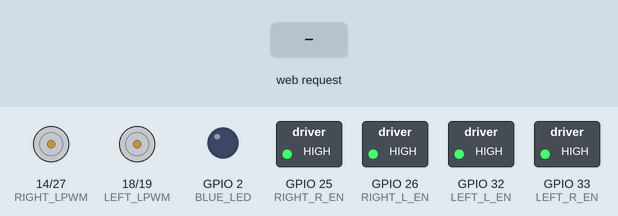
The sketch below on a simulated ESP32. Shown: motor-driver pin pairs drawn as motors (green arrow = first pin HIGH = forward, orange = second pin HIGH = backward, longer = more drive), switched loads named in the sketch (green lamp = pin HIGH), output pins drawn as LEDs (lit = HIGH). The inputs (shaded band) are chosen by the test bench.

Above: at 1.2 s.
1.3 s: HTTP request GET /joy?x=120 received
At 2.9 s:
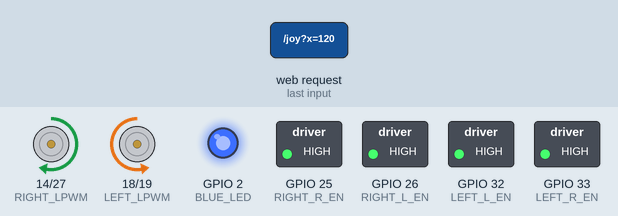
3.4 s: HTTP request GET /joy?y=120 received
At 5.1 s:
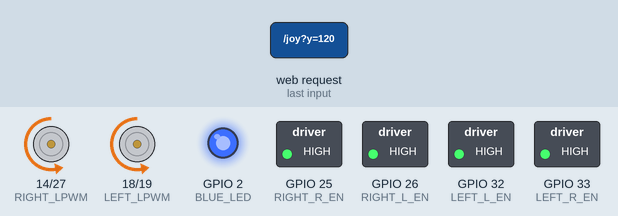
6.4 s: HTTP request GET /joy received
At 6.85 s:
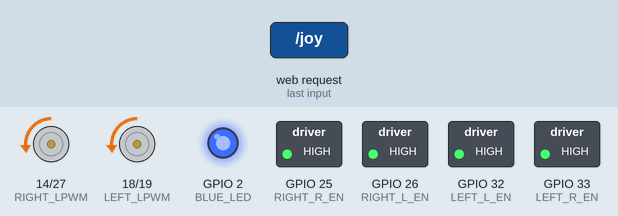
8.5 s: HTTP request GET /joy?x=120&y=120&value=120 received
At 9.5 s:
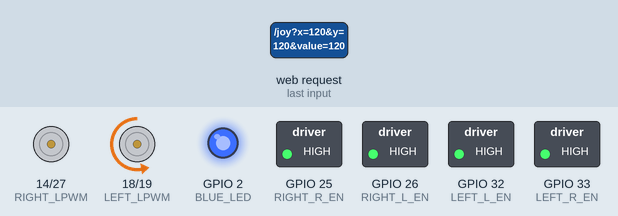
10.6 s: HTTP request GET /joy?y=120 received
At 11.05 s:
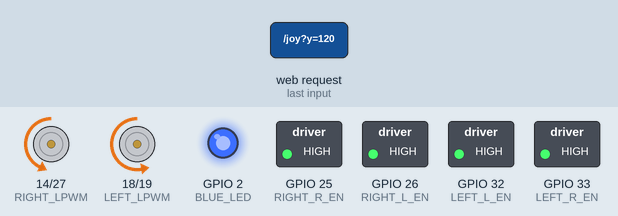
12.4 s: HTTP request GET /joy?x=1 received
At 13.9 s:
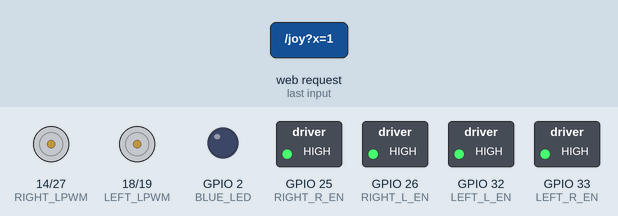
Timing chart, 0 to 15.4 s (numbered marks = the images above; inputs shaded):
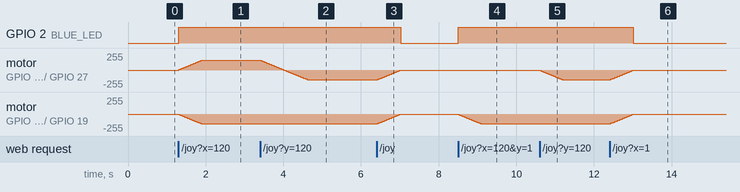

The sketch:

joystick_control.ino
```cpp
#include <WiFi.h>
#include <WebServer.h>
#include "esp_wifi.h"

const char* ssid = "ESP32-6WD";
const char* password = "12345678";

WebServer server(80);

#define LEFT_L_EN   32
#define LEFT_R_EN   33
#define LEFT_RPWM   19
#define LEFT_LPWM   18

#define RIGHT_L_EN  26
#define RIGHT_R_EN  25
#define RIGHT_RPWM  27
#define RIGHT_LPWM  14

#define BLUE_LED 2

int speedValue = 150;
int trimValue = 0;

bool invertLeft = false;
bool invertRight = false;

int currentLeftSpeed = 0;
int currentRightSpeed = 0;
int targetLeftSpeed = 0;
int targetRightSpeed = 0;

unsigned long lastRampTime = 0;
const int rampStep = 5;
const int rampInterval = 20;

void setupPWM() {
  ledcAttach(LEFT_RPWM, 1000, 8);
  ledcAttach(LEFT_LPWM, 1000, 8);
  ledcAttach(RIGHT_RPWM, 1000, 8);
  ledcAttach(RIGHT_LPWM, 1000, 8);
}

void enableDrivers() {
  digitalWrite(LEFT_L_EN, HIGH);
  digitalWrite(LEFT_R_EN, HIGH);
  digitalWrite(RIGHT_L_EN, HIGH);
  digitalWrite(RIGHT_R_EN, HIGH);
}

int rampValue(int current, int target) {
  if (current < target) {
    current += rampStep;
    if (current > target) current = target;
  } else if (current > target) {
    current -= rampStep;
    if (current < target) current = target;
  }
  return current;
}

void writeLeftMotor(int spd) {
  bool forward = spd >= 0;
  int pwm = abs(spd);

  if (invertLeft) forward = !forward;

  if (pwm == 0) {
    ledcWrite(LEFT_RPWM, 0);
    ledcWrite(LEFT_LPWM, 0);
    return;
  }

  if (forward) {
    ledcWrite(LEFT_LPWM, 0);
    ledcWrite(LEFT_RPWM, pwm);
  } else {
    ledcWrite(LEFT_RPWM, 0);
    ledcWrite(LEFT_LPWM, pwm);
  }
}

void writeRightMotor(int spd) {
  bool forward = spd >= 0;
  int pwm = abs(spd);

  if (invertRight) forward = !forward;

  if (pwm == 0) {
    ledcWrite(RIGHT_RPWM, 0);
    ledcWrite(RIGHT_LPWM, 0);
    return;
  }

  if (forward) {
    ledcWrite(RIGHT_LPWM, 0);
    ledcWrite(RIGHT_RPWM, pwm);
  } else {
    ledcWrite(RIGHT_RPWM, 0);
    ledcWrite(RIGHT_LPWM, pwm);
  }
}

void setJoystickMovement(int x, int y) {
  enableDrivers();

  x = constrain(x, -100, 100);
  y = constrain(y, -100, 100);

  int deadZone = 8;

  if (abs(x) < deadZone) x = 0;
  if (abs(y) < deadZone) y = 0;

  if (y != 0) {
    x = x + trimValue;
    x = constrain(x, -100, 100);
  }

  int steerX = x;
  if (y < 0) steerX = -x;

  int leftMix = y + steerX;
  int rightMix = y - steerX;

  int maxMix = max(abs(leftMix), abs(rightMix));
  if (maxMix > 100) {
    leftMix = (leftMix * 100) / maxMix;
    rightMix = (rightMix * 100) / maxMix;
  }

  targetLeftSpeed = (leftMix * speedValue) / 100;
  targetRightSpeed = (rightMix * speedValue) / 100;

  targetLeftSpeed = constrain(targetLeftSpeed, -255, 255);
  targetRightSpeed = constrain(targetRightSpeed, -255, 255);
}

void updateMotorsSmooth() {
  if (millis() - lastRampTime < rampInterval) return;
  lastRampTime = millis();

  currentLeftSpeed = rampValue(currentLeftSpeed, targetLeftSpeed);
  currentRightSpeed = rampValue(currentRightSpeed, targetRightSpeed);

  writeLeftMotor(currentLeftSpeed);
  writeRightMotor(currentRightSpeed);

  if (currentLeftSpeed != 0 || currentRightSpeed != 0 || targetLeftSpeed != 0 || targetRightSpeed != 0) {
    digitalWrite(BLUE_LED, HIGH);
  } else {
    digitalWrite(BLUE_LED, LOW);
  }
}

String page = R"rawliteral(
<!DOCTYPE html>
<html>
<head>
<meta charset="UTF-8">
<meta name="viewport" content="width=device-width, initial-scale=1.0, maximum-scale=1.0, user-scalable=no">
<title>ESP32-6WD</title>

<style>
*{
  user-select:none;
  -webkit-user-select:none;
  -webkit-touch-callout:none;
  -webkit-tap-highlight-color:transparent;
  box-sizing:border-box;
}

html, body {
  margin:0;
  padding:0;
  width:100%;
  min-height:100%;
  overflow-x:hidden;
  overflow-y:auto;
  background:#fff;
  font-family:'Poppins','Arial Black',Arial,sans-serif;
  overscroll-behavior:contain;
}

.main {
  width:100vw;
  min-height:100dvh;
  padding:30px 14px 22px;
  display:flex;
  flex-direction:column;
  align-items:center;
}

h1 {
  margin:0;
  font-size:35px;
  font-weight:900;
  color:#111;
  text-shadow:0 6px 6px rgba(0,0,0,0.5);
}

h3 {
  margin:8px 0 0;
  font-size:18px;
  font-weight:900;
  color:#222;
  letter-spacing:0.7px;
}

.trimBox {
  margin-top:18px;
  width:185px;
  height:32px;
  padding:6px 12px;
  border-radius:22px;
  background:linear-gradient(145deg,#ffffff,#eeeeee);
  box-shadow:
    5px 5px 12px rgba(0,0,0,0.18),
    -5px -5px 12px rgba(255,255,255,0.95),
    inset 2px 2px 5px rgba(255,255,255,0.85),
    inset -2px -2px 5px rgba(0,0,0,0.08);
  display:flex;
  align-items:center;
  justify-content:center;
}

#trimSlider {
  width:155px;
  height:6px;
  appearance:none;
  border-radius:20px;
  background:linear-gradient(90deg,#dddddd 0%, #dddddd 50%, #111 50%, #111 50%, #dddddd 50%, #dddddd 100%);
  box-shadow:
    inset 2px 2px 5px rgba(0,0,0,0.20),
    inset -2px -2px 5px rgba(255,255,255,0.95);
}

#trimSlider::-webkit-slider-thumb {
  appearance:none;
  width:23px;
  height:23px;
  border-radius:50%;
  background:
    radial-gradient(circle at 30% 25%,#ffffff,#d9d9d9 35%,#444 78%,#111);
  box-shadow:
    0 5px 9px rgba(0,0,0,0.35),
    inset 3px 3px 6px rgba(255,255,255,0.55),
    inset -3px -3px 6px rgba(0,0,0,0.35);
}

.joyWrap {
  margin-top:25px;
  width:315px;
  height:315px;
  border-radius:50%;
  background:
    radial-gradient(circle at 35% 25%, rgba(255,255,255,0.95), rgba(245,245,245,0.85) 28%, rgba(190,190,190,0.45) 60%, rgba(60,60,60,0.18) 100%),
    linear-gradient(145deg,#fdfdfd,#d7d7d7);
  box-shadow:
    18px 18px 35px rgba(0,0,0,0.35),
    -12px -12px 28px rgba(255,255,255,0.95),
    inset 8px 8px 18px rgba(255,255,255,0.8),
    inset -12px -12px 25px rgba(0,0,0,0.16);
  display:flex;
  justify-content:center;
  align-items:center;
  position:relative;
  touch-action:none;
}

.joyWrap::before {
  content:"";
  position:absolute;
  width:245px;
  height:245px;
  border-radius:50%;
  background:
    radial-gradient(circle at 50% 50%, rgba(230,230,230,0.5), rgba(120,120,120,0.18) 60%, rgba(0,0,0,0.13)),
    linear-gradient(145deg,#eeeeee,#ffffff);
  box-shadow:
    inset 10px 10px 22px rgba(0,0,0,0.13),
    inset -10px -10px 22px rgba(255,255,255,0.95);
}

.joyBase {
  width:230px;
  height:230px;
  border-radius:50%;
  position:relative;
  background:
    radial-gradient(circle at center, rgba(0,120,255,0.07), transparent 38%),
    radial-gradient(circle at center, transparent 0 60%, rgba(0,0,0,0.12) 61%, transparent 64%);
  z-index:2;
}

.joyBase::before,
.joyBase::after {
  content:"";
  position:absolute;
  background:rgba(0,0,0,0.13);
  border-radius:20px;
}

.joyBase::before {
  width:160px;
  height:5px;
  left:35px;
  top:112px;
}

.joyBase::after {
  width:5px;
  height:160px;
  left:112px;
  top:35px;
}

.knob {
  width:105px;
  height:105px;
  border-radius:50%;
  position:absolute;
  left:62.5px;
  top:62.5px;
  background:
    radial-gradient(circle at 30% 22%, #ffffff, #bfe6ff 20%, #268fff 48%, #064bbd 78%, #021c56 100%);
  box-shadow:
    0 22px 22px rgba(0,0,0,0.35),
    inset 8px 8px 14px rgba(255,255,255,0.55),
    inset -10px -12px 18px rgba(0,0,0,0.42),
    0 0 24px rgba(0,120,255,0.4);
  z-index:5;
  transition:box-shadow 0.12s;
}

.knob::before {
  content:"";
  position:absolute;
  width:52px;
  height:26px;
  border-radius:50%;
  left:20px;
  top:14px;
  background:rgba(255,255,255,0.45);
  filter:blur(1px);
  transform:rotate(-20deg);
}

.knob.active {
  box-shadow:
    0 26px 28px rgba(0,0,0,0.42),
    inset 8px 8px 14px rgba(255,255,255,0.55),
    inset -10px -12px 18px rgba(0,0,0,0.42),
    0 0 35px rgba(0,130,255,0.8);
}

.joyText {
  position:absolute;
  bottom:16px;
  width:210px;
  height:58px;
  z-index:6;
  pointer-events:none;
}

.joyText svg {
  width:100%;
  height:100%;
  overflow:visible;
}

.joyText text {
  font-size:9px;
  font-weight:900;
  letter-spacing:1.3px;
  fill:#111;
  opacity:0.78;
  text-shadow:
    0 1px 0 rgba(255,255,255,0.9),
    0 3px 5px rgba(0,0,0,0.35);
}

.speedBox {
  margin-top:28px;
  width:325px;
  min-height:112px;
  padding:18px 18px 16px;
  border-radius:34px;
  background:
    linear-gradient(145deg,#ffffff,#eeeeee);
  box-shadow:
    10px 10px 22px rgba(0,0,0,0.25),
    -8px -8px 20px rgba(255,255,255,0.98),
    inset 3px 3px 8px rgba(255,255,255,0.85),
    inset -4px -4px 10px rgba(0,0,0,0.08);
  display:flex;
  flex-direction:column;
  align-items:center;
  justify-content:center;
}

.speedBox label {
  font-size:22px;
  font-weight:900;
  margin-bottom:14px;
  padding:5px 18px;
  border-radius:22px;
  background:linear-gradient(145deg,#ffffff,#e5e5e5);
  box-shadow:
    5px 5px 10px rgba(0,0,0,0.18),
    -5px -5px 10px rgba(255,255,255,0.95);
  color:#111;
  text-shadow:
    0 1px 0 #fff,
    0 3px 5px rgba(0,0,0,0.32),
    0 8px 13px rgba(0,0,0,0.18);
}

.speedRow {
  display:flex;
  align-items:center;
  gap:13px;
}

input[type=range] {
  width:215px;
  height:10px;
  appearance:none;
  border-radius:20px;
  background:linear-gradient(90deg,#0b8cff 0%, #0b8cff 59%, #e5e5e5 59%, #e5e5e5 100%);
  box-shadow:
    inset 3px 3px 7px rgba(0,0,0,0.2),
    inset -3px -3px 7px rgba(255,255,255,0.95);
}

input[type=range]::-webkit-slider-thumb {
  appearance:none;
  width:39px;
  height:39px;
  border-radius:50%;
  background:
    radial-gradient(circle at 30% 25%,#ffffff,#8ed5ff 35%,#0077ff 75%,#003d99);
  box-shadow:
    0 8px 16px rgba(0,0,0,0.28),
    inset 4px 4px 8px rgba(255,255,255,0.55),
    inset -4px -4px 8px rgba(0,0,0,0.25);
}

#speedVal {
  font-size:25px;
  font-weight:900;
  width:58px;
  text-align:left;
  color:#111;
  text-shadow:
    0 1px 0 #ffffff,
    0 3px 4px rgba(0,0,0,0.42),
    0 8px 12px rgba(0,0,0,0.22);
}

@media (orientation: landscape) {
  .main {
    min-height:100dvh;
    height:auto;
    padding:12px 22px 18px;
    display:grid;
    grid-template-columns:1fr 350px;
    grid-template-rows:auto auto 1fr;
    column-gap:22px;
    row-gap:4px;
    align-items:center;
    justify-items:center;
  }

  h1 {
    grid-column:1 / -1;
    font-size:28px;
    line-height:1;
  }

  h3 {
    grid-column:1 / -1;
    font-size:14px;
    margin:0;
  }

  .trimBox {
    grid-column:1;
    grid-row:3;
    align-self:start;
    margin-top:0;
    transform:translateY(-8px);
  }

  .joyWrap {
    grid-column:1;
    grid-row:3;
    margin-top:36px;
    transform:scale(0.78);
  }

  .speedBox {
    grid-column:2;
    grid-row:3;
    margin-top:0;
    width:325px;
  }
}

@media (orientation: landscape) and (max-height:390px) {
  h1 { font-size:24px; }
  h3 { font-size:12px; }

  .joyWrap {
    transform:scale(0.72);
  }

  .speedBox {
    transform:scale(0.92);
  }
}
</style>
</head>

<body>
<div class="main">
  <h1>ESP32-6WD</h1>
  <h3>Joystick Control</h3>

  <div class="trimBox">
    <input id="trimSlider" type="range" min="-25" max="25" value="0" oninput="setTrim(this.value)">
  </div>

  <div id="joyWrap" class="joyWrap">
    <div id="joyBase" class="joyBase">
      <div id="knob" class="knob"></div>
    </div>

    <div class="joyText">
      <svg viewBox="0 0 210 58">
        <path id="uTextPath" d="M 20 0 Q 105 65 199 0" fill="none"/>
        <text>
          <textPath href="#uTextPath" startOffset="50%" text-anchor="middle">
            360° SMOOTH DRIVE
          </textPath>
        </text>
      </svg>
    </div>
  </div>

  <div class="speedBox">
    <label id="speedLabel">Speed</label>
    <div class="speedRow">
      <input id="speedSlider" type="range" min="0" max="255" value="150" oninput="setSpeed(this.value)">
      <div id="speedVal">59%</div>
    </div>
  </div>
</div>

<script>
document.addEventListener('contextmenu', e => e.preventDefault());
document.addEventListener('selectstart', e => e.preventDefault());
document.addEventListener('copy', e => e.preventDefault());
document.addEventListener('cut', e => e.preventDefault());
document.addEventListener('dragstart', e => e.preventDefault());

const joyBase = document.getElementById('joyBase');
const knob = document.getElementById('knob');

let active = false;
let joyX = 0;
let joyY = 0;
let lastSend = 0;

const maxMove = 62;

function sendJoy(x, y, force=false) {
  const now = Date.now();
  if (!force && now - lastSend < 45) return;
  lastSend = now;

  fetch('/joy?x=' + Math.round(x) + '&y=' + Math.round(y)).catch(()=>{});
}

function moveKnob(clientX, clientY) {
  const rect = joyBase.getBoundingClientRect();
  const cx = rect.left + rect.width / 2;
  const cy = rect.top + rect.height / 2;

  let dx = clientX - cx;
  let dy = clientY - cy;

  const dist = Math.sqrt(dx * dx + dy * dy);

  if (dist > maxMove) {
    dx = dx / dist * maxMove;
    dy = dy / dist * maxMove;
  }

  knob.style.transform = 'translate(' + dx + 'px,' + dy + 'px)';
  knob.classList.add('active');

  joyX = (dx / maxMove) * 100;
  joyY = (-dy / maxMove) * 100;

  sendJoy(joyX, joyY);
}

joyBase.addEventListener('pointerdown', e => {
  active = true;
  joyBase.setPointerCapture(e.pointerId);
  moveKnob(e.clientX, e.clientY);
});

joyBase.addEventListener('pointermove', e => {
  if (!active) return;
  moveKnob(e.clientX, e.clientY);
});

function releaseJoy() {
  active = false;
  joyX = 0;
  joyY = 0;
  knob.style.transform = 'translate(0px,0px)';
  knob.classList.remove('active');
  sendJoy(0, 0, true);
}

joyBase.addEventListener('pointerup', releaseJoy);
joyBase.addEventListener('pointercancel', releaseJoy);
joyBase.addEventListener('lostpointercapture', releaseJoy);

function getSpeedColor(percent) {
  let hue = 210 - (percent * 2.1);
  return "hsl(" + hue + ", 100%, 45%)";
}

function setTrim(v) {
  let val = Number(v);
  let percent = ((val + 25) / 50) * 100;

  if (val >= 0) {
    document.getElementById('trimSlider').style.background =
      "linear-gradient(90deg, #dddddd 0%, #dddddd 50%, #111 50%, #111 " + percent + "%, #dddddd " + percent + "%, #dddddd 100%)";
  } else {
    document.getElementById('trimSlider').style.background =
      "linear-gradient(90deg, #dddddd 0%, #dddddd " + percent + "%, #111 " + percent + "%, #111 50%, #dddddd 50%, #dddddd 100%)";
  }

  fetch('/trim?value=' + val).catch(()=>{});
}

function setSpeed(v) {
  let percent = Math.round((v / 255) * 100);
  let color = getSpeedColor(percent);

  document.getElementById('speedVal').innerHTML = percent + "%";

  document.getElementById('speedSlider').style.background =
    "linear-gradient(90deg, " + color + " 0%, " + color + " " + percent + "%, #e5e5e5 " + percent + "%, #e5e5e5 100%)";

  fetch('/speed?value=' + v).catch(()=>{});
}

setTrim(0);
setSpeed(150);
</script>

</body>
</html>
)rawliteral";

void handleRoot() {
  server.send(200, "text/html", page);
}

void handleJoy() {
  int x = 0;
  int y = 0;

  if (server.hasArg("x")) x = server.arg("x").toInt();
  if (server.hasArg("y")) y = server.arg("y").toInt();

  setJoystickMovement(x, y);

  server.send(200, "text/plain", "OK");
}

void handleSpeed() {
  if (server.hasArg("value")) {
    speedValue = server.arg("value").toInt();
    speedValue = constrain(speedValue, 0, 255);
  }

  server.send(200, "text/plain", "OK");
}

void handleTrim() {
  if (server.hasArg("value")) {
    trimValue = server.arg("value").toInt();
    trimValue = constrain(trimValue, -25, 25);
  }

  server.send(200, "text/plain", "OK");
}

void setup() {
  Serial.begin(115200);

  pinMode(LEFT_L_EN, OUTPUT);
  pinMode(LEFT_R_EN, OUTPUT);
  pinMode(RIGHT_L_EN, OUTPUT);
  pinMode(RIGHT_R_EN, OUTPUT);
  pinMode(BLUE_LED, OUTPUT);

  setupPWM();
  enableDrivers();
  setJoystickMovement(0, 0);

  WiFi.mode(WIFI_AP);
  WiFi.softAP(ssid, password);
  esp_wifi_set_max_tx_power(78);

  server.on("/", handleRoot);
  server.on("/joy", handleJoy);
  server.on("/speed", handleSpeed);
  server.on("/trim", handleTrim);

  server.begin();
}

void loop() {
  server.handleClient();
  updateMotorsSmooth();
}
```

Measured:
- after the input at 1.3 s, GPIO 2 (BLUE_LED): LOW → HIGH at once; motor on GPIO 14 (RIGHT_LPWM) / GPIO 27 (RIGHT_RPWM): moves from stopped to forward 149/255 over 0.60 s, starting at once; motor on GPIO 18 (LEFT_LPWM) / GPIO 19 (LEFT_RPWM): moves from stopped to backward 149/255 over 0.60 s, starting at once
- after the input at 3.4 s, motor on GPIO 14 (RIGHT_LPWM) / GPIO 27 (RIGHT_RPWM): moves from forward 149/255 to backward 149/255 over 1.2 s, starting at once
- after the input at 6.4 s, GPIO 2 (BLUE_LED): HIGH → LOW after 0.62 s; motor on GPIO 14 (RIGHT_LPWM) / GPIO 27 (RIGHT_RPWM), motor on GPIO 18 (LEFT_LPWM) / GPIO 19 (LEFT_RPWM): moves from backward 149/255 to stopped over 0.61 s, starting at once
- after the input at 8.5 s, GPIO 2 (BLUE_LED): LOW → HIGH at once; motor on GPIO 18 (LEFT_LPWM) / GPIO 19 (LEFT_RPWM): moves from stopped to backward 149/255 over 0.60 s, starting at once
- after the input at 10.6 s, motor on GPIO 14 (RIGHT_LPWM) / GPIO 27 (RIGHT_RPWM): moves from stopped to backward 149/255 over 0.60 s, starting at once
- after the input at 12.4 s, GPIO 2 (BLUE_LED): HIGH → LOW after 0.61 s; motor on GPIO 14 (RIGHT_LPWM) / GPIO 27 (RIGHT_RPWM), motor on GPIO 18 (LEFT_LPWM) / GPIO 19 (LEFT_RPWM): moves from backward 149/255 to stopped over 0.60 s, starting at once
